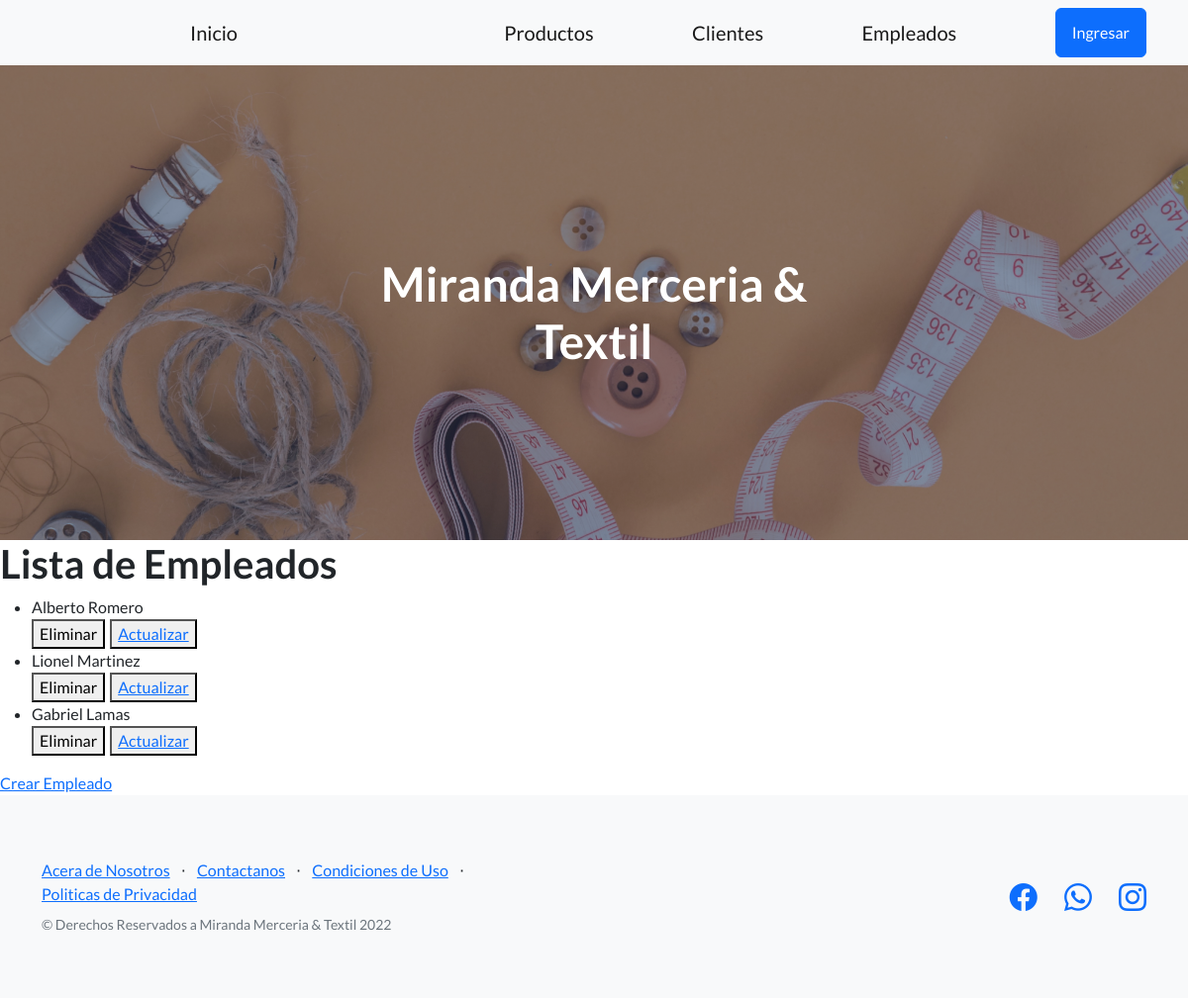
Before: /app-miranda/lista-empleados/ with the older database file.
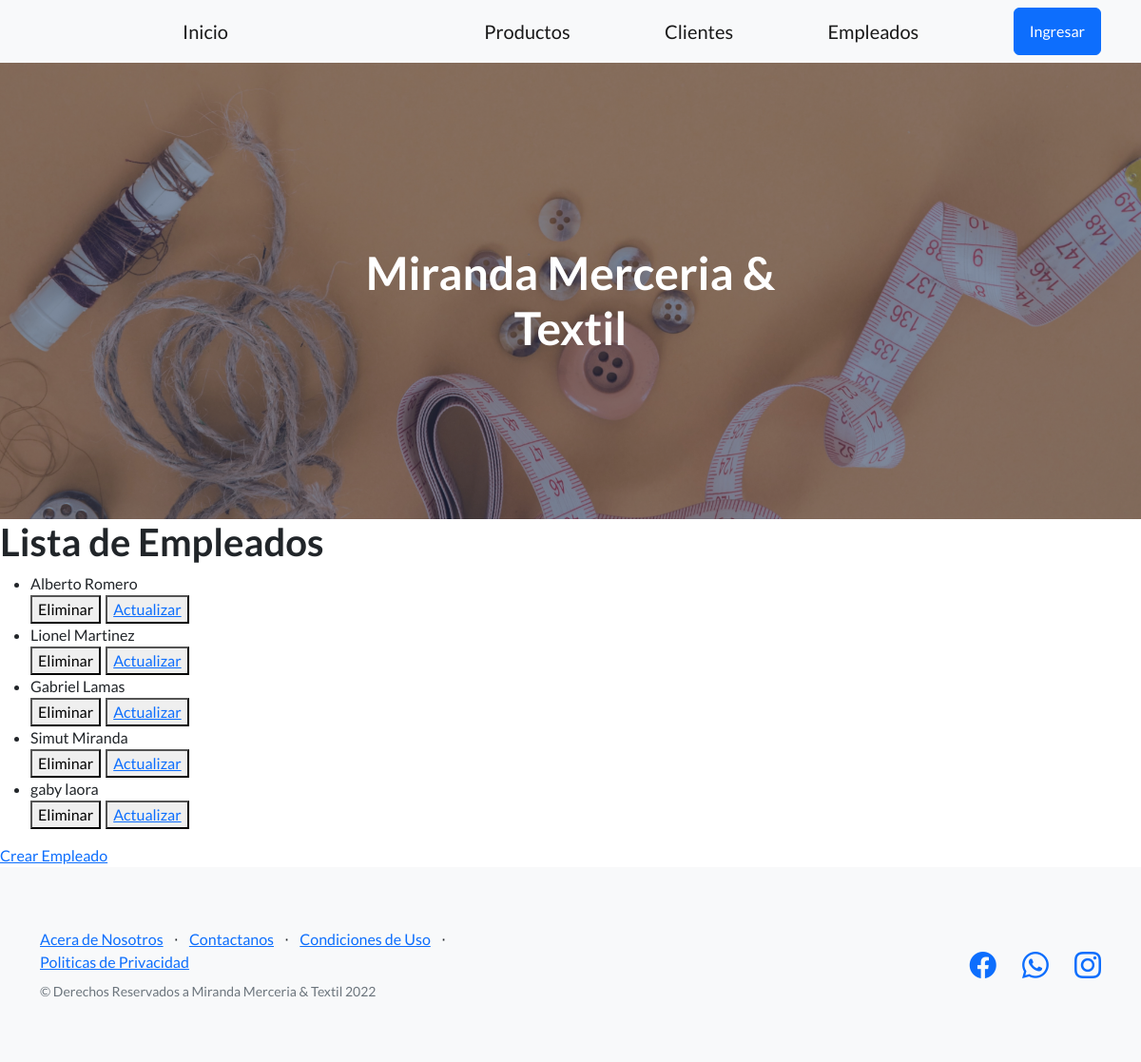
After: the same page with the newer database file.
### AppMiranda/models.py (models this page shows)
class Cliente(models.Model):
    nombre=models.CharField(max_length=40)
    apellido=models.CharField(max_length=40)
    email = models.EmailField()
    dni=models.IntegerField()
    def __str__(self):
        return f'{self.nombre}  {self.apellido}'

### AppMiranda/views.py (the view)
# urls.py: path('lista-empleados/', lista_empleados, name='ListaEmpleados'),
def lista_empleados(req):
    mis_empleados = Cliente.objects.all()
    return render (req, "leer_empleados.html", {"empleados": mis_empleados})

### miranda/templates/leer_empleados.html
{% extends 'padre.html' %}
{% block contenidoQueCambia %}
<h1>Lista de Empleados</h1>
<ul>
    {% for empleado in empleados %}
        <li>
            {{empleado}}
        </li>
        <div style="display: flex; column-gap: 5px;">
            <form action="{% url 'EliminaEmpleado' empleado.id %}" method="post">{% csrf_token %}
                <button type="submit">Eliminar</button>
            </form>
            <button>
                <a href="{% url 'EditaEmpleado' empleado.id %}"> Actualizar </a>
            </button>
        </div>
    {% endfor %}
</ul>
<a href="{% url 'EmpleadoFormulario' %}">Crear Empleado</a>
{% endblock contenidoQueCambia %}

Changed rows visible on the page:
added Cliente: nombre+apellido "Simut Miranda"
added Cliente: nombre+apellido "gaby laora"
